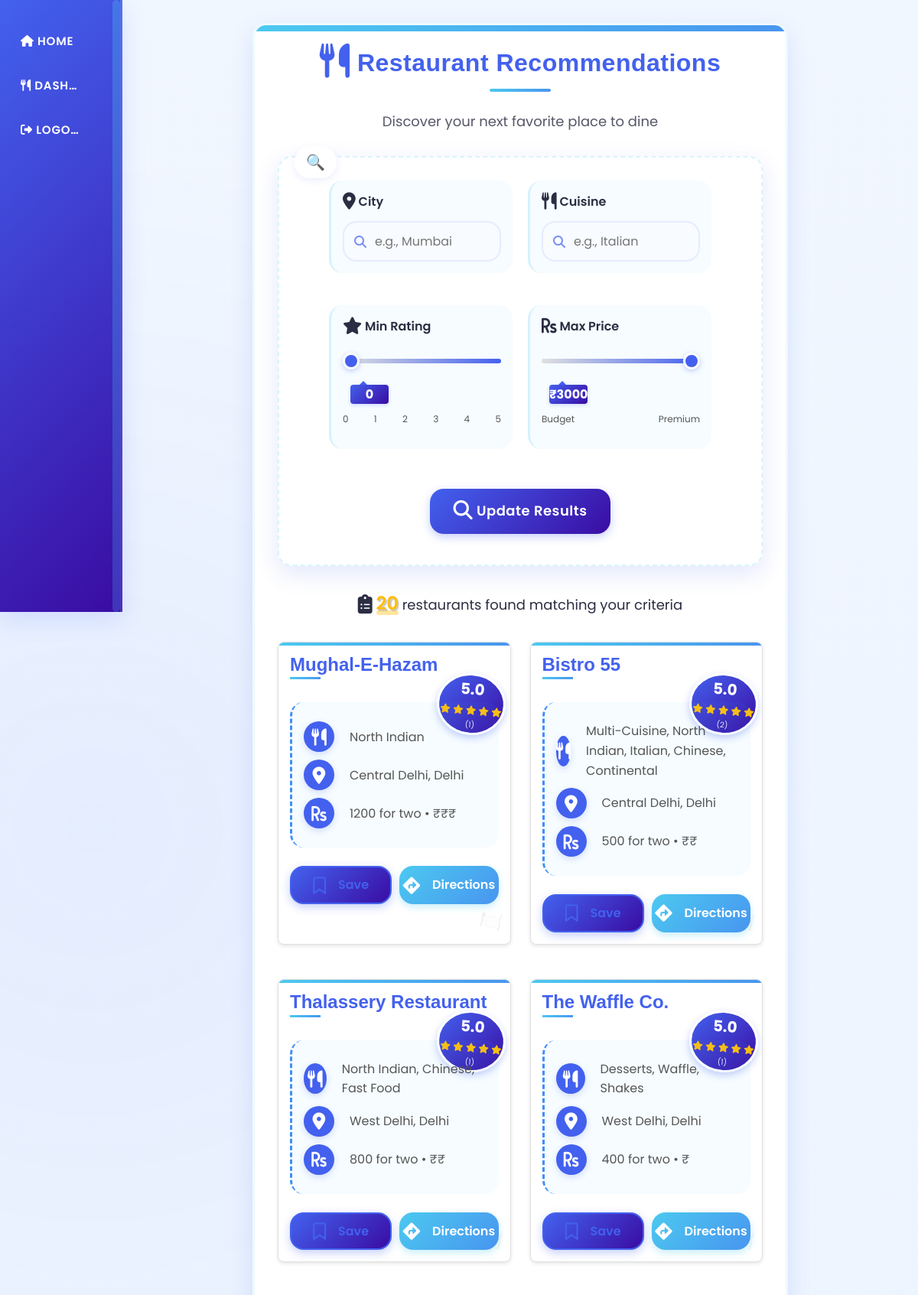
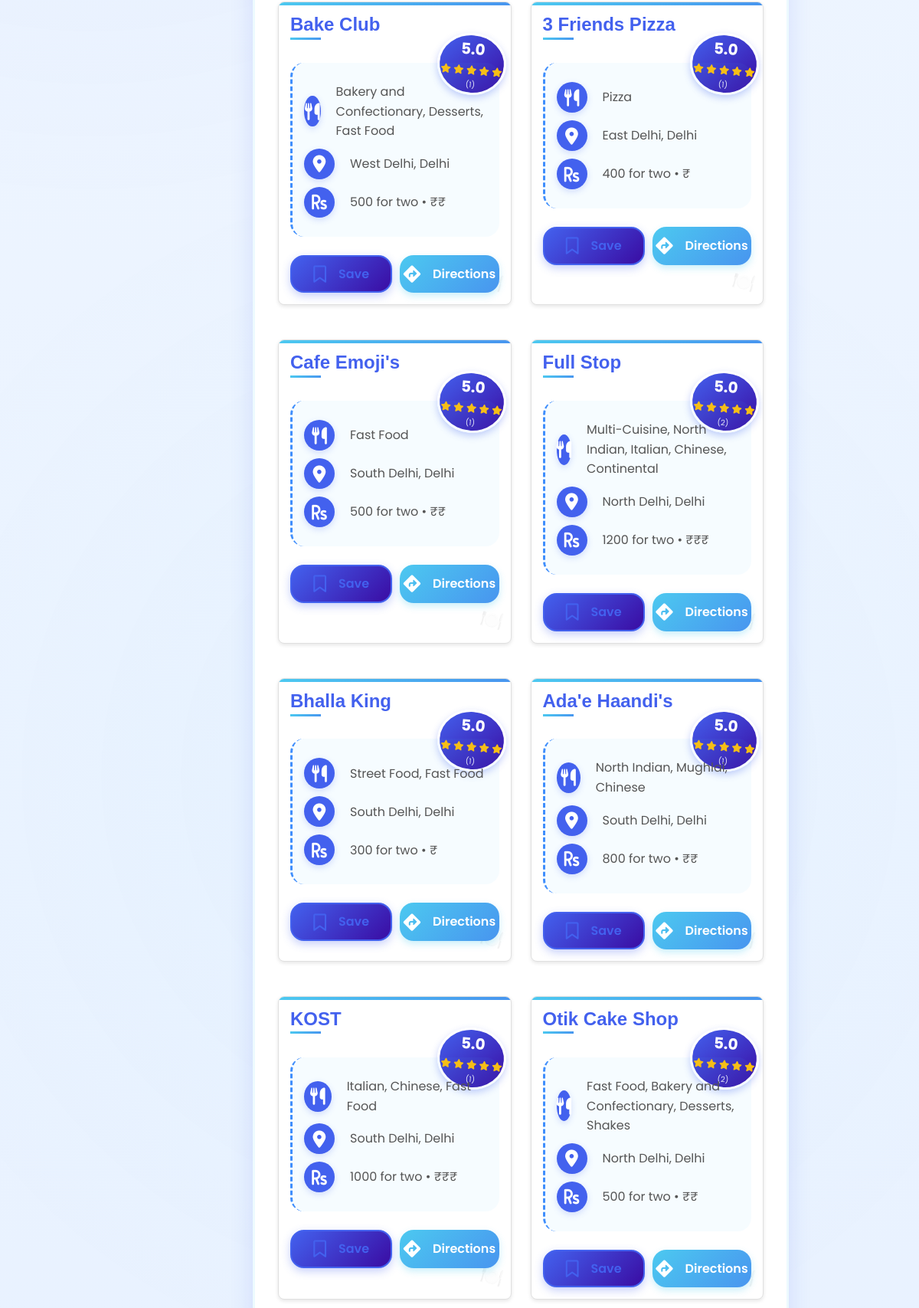
/recommend (signed in, upper part), run on the app's committed database (2 pictures, top to bottom).
### app/models.py (models this page shows)
class Restaurant(db.Model):
    __tablename__ = 'restaurant'
    id = db.Column(db.Integer, primary_key=True)
    name = db.Column(db.String(100), nullable=False)
    location = db.Column(db.String(100))          # General area/neighborhood
    locality = db.Column(db.String(100))          # Specific locality (e.g., "Bandra West")
    city = db.Column(db.String(50), nullable=False)
    cuisine = db.Column(db.String(50), nullable=False)
    rating = db.Column(db.Float)                  # e.g., 4.2
    votes = db.Column(db.Integer)                 # e.g., 1,200 votes
    cost = db.Column(db.Integer)                  # e.g., 500 (average cost for two)
    __table_args__ = {'extend_existing': True, 'sqlite_autoincrement': True}
    def price_range(self):
        if self.cost < 500:
            return "₹"
        elif self.cost < 1000:
            return "₹₹"
        elif self.cost < 1500:
            return "₹₹₹"
        else:
            return "₹₹₹₹"

### app/routes.py (the view, shortened to what this page needs)
@main.route('/recommend')
@login_required
def recommend():
    city = request.args.get('city', '').strip()
    cuisine = request.args.get('cuisine', current_user.preferred_cuisines.split(',')[0] if current_user.preferred_cuisines else '').strip()
    try:
        min_rating = float(request.args.get('min_rating', 0))
    except (ValueError, TypeError):
        min_rating = 0
    try:
        max_cost = int(request.args.get('max_cost', 3000))
    except (ValueError, TypeError):
        max_cost = 3000
    print(f"Filtering - City: '{city}', Cuisine: '{cuisine}', Min Rating: {min_rating}, Max Cost: {max_cost}")
    try:
        popular_cities = db.session.execute(
            text("""
            SELECT DISTINCT city FROM restaurant
            WHERE city IS NOT NULL AND city != ''
            GROUP BY city
            ORDER BY COUNT(*) DESC
            LIMIT 20
            """)
        ).fetchall()
        popular_cities = [c[0] for c in popular_cities if c[0]]
        print(f"Popular cities: {popular_cities}")
    except Exception as e:
        print(f"Error getting cities: {str(e)}")
        popular_cities = []
    try:
        popular_cuisines = db.session.execute(
            text("""
            SELECT DISTINCT cuisine FROM restaurant
            ORDER BY rating DESC
            LIMIT 15
            """)
        ).fetchall()
        popular_cuisines = [c[0] for c in popular_cuisines if c[0]]
        print(f"Popular cuisines: {popular_cuisines}")
    except Exception as e:
        print(f"Error getting cuisines: {str(e)}")
        popular_cuisines = []
    sql_query = """
    SELECT id, name, location, locality, city, cuisine, rating, votes, cost
    FROM restaurant
    WHERE 1=1
    """
    params = {}
    if city:
        sql_query += " AND (city LIKE :city OR location LIKE :city OR locality LIKE :city)"
        params['city'] = f"%{city}%"
    if cuisine:
        sql_query += " AND cuisine LIKE :cuisine"
        params['cuisine'] = f"%{cuisine}%"
    if min_rating > 0:
        sql_query += " AND rating >= :min_rating"
        params['min_rating'] = min_rating
    if max_cost and max_cost > 0:
        sql_query += " AND cost <= :max_cost"
        params['max_cost'] = max_cost
    sql_query += " ORDER BY rating DESC LIMIT 20"
    try:
        result = db.session.execute(text(sql_query), params)
        restaurant_data = result.fetchall()
        restaurants = []
        for row in restaurant_data:
            restaurant = Restaurant()
            restaurant.id = row.id
            restaurant.name = row.name
            restaurant.location = row.location
            restaurant.locality = row.locality
            restaurant.city = row.city
            restaurant.cuisine = row.cuisine
            restaurant.rating = row.rating
            restaurant.votes = row.votes
            restaurant.cost = row.cost
            restaurants.append(restaurant)
        print(f"Found {len(restaurants)} restaurants matching criteria")
    except Exception as e:
        print(f"Error executing query: {str(e)}")
        restaurants = []
    return render_template('recommendations.html', restaurants=restaurants,
                          popular_cuisines=popular_cuisines,
                          popular_cities=popular_cities)

### app/models.py (called while the page is built)
@login_manager.user_loader
def load_user(user_id):
    return User.query.get(int(user_id))

### app/templates/recommendations.html (shortened to what this page needs)
{% extends "base.html" %}
{% block content %}
<div class="container">
  <div class="recommendations-header">
    <h2><i class="fas fa-utensils fa-lg"></i> Restaurant Recommendations</h2>
    <p class="subtitle">Discover your next favorite place to dine</p>
  </div>
  <div class="filters-section">
    <form method="GET" action="{{ url_for('main.recommend') }}" class="animated-form">
      <div class="filter-grid">
        <div class="filter-group" style="--i: 1;">
          <label for="city"><i class="fas fa-map-marker-alt fa-lg"></i> City</label>
          <div class="input-wrapper">
            <input type="text" id="city" name="city" placeholder="e.g., Mumbai" list="city-list" value="{{ request.args.get('city', '') }}">
          </div>
        </div>
        <div class="filter-group" style="--i: 2;">
          <label for="cuisine"><i class="fas fa-utensils fa-lg"></i> Cuisine</label>
          <div class="input-wrapper">
            <input type="text" id="cuisine" name="cuisine" placeholder="e.g., Italian" list="cuisine-list" value="{{ request.args.get('cuisine', '') }}">
          </div>
        </div>
        <div class="filter-group" style="--i: 3;">
          <label for="min_rating"><i class="fas fa-star fa-lg"></i> Min Rating</label>
          <div class="range-slider-container">
            <input type="range" id="min_rating" name="min_rating" min="0" max="5" step="0.5" value="{{ request.args.get('min_rating', '0') }}" class="range-slider">
            <span class="range-value" id="min_rating_value">{{ request.args.get('min_rating', '0') }}</span>
            <div class="range-labels">
              <span>0</span>
              <span>1</span>
              <span>2</span>
              <span>3</span>
              <span>4</span>
              <span>5</span>
            </div>
          </div>
        </div>
        <div class="filter-group" style="--i: 4;">
          <label for="max_cost"><i class="fas fa-rupee-sign fa-lg"></i> Max Price</label>
          <div class="range-slider-container">
            <input type="range" id="max_cost" name="max_cost" min="0" max="3000" step="100" value="{{ request.args.get('max_cost', '3000') }}" class="range-slider">
            <span class="range-value" id="max_cost_value">{{ request.args.get('max_cost', '3000') }}</span>
            <div class="price-labels">
              <span>Budget</span>
              <span>Premium</span>
            </div>
          </div>
        </div>
      </div>
      <button type="submit" class="search-btn"><i class="fas fa-search fa-lg"></i> Update Results</button>
    </form>
  </div>
  <div id="list-view">
    {% if restaurants %}
      <div class="results-count">
        <p><i class="fas fa-clipboard-list fa-lg"></i> <span class="highlight">{{ restaurants|length }}</span> restaurants found matching your criteria</p>
      </div>
      <div class="restaurant-grid">
        {% for r in restaurants %}
          <div class="restaurant-card" style="--i: {{ loop.index }};"
            data-id="{{ r.id }}"
            data-name="{{ r.name }}"
            data-rating="{{ r.rating }}"
            data-locality="{{ r.locality }}"
            data-city="{{ r.city }}"
            data-cuisines="{{ r.cuisine }}">
            <div class="restaurant-card-header">
              <h3>{{ r.name }}</h3>
              <div class="restaurant-rating">
                <span class="rating-value">{{ r.rating }}</span>
                <div class="rating-stars">
                  {% for i in range(1, 6) %}
                    {% if i <= r.rating|int %}
                      <i class="fas fa-star"></i>
                    {% elif i - 0.5 <= r.rating %}
                      <i class="fas fa-star-half-alt"></i>
                    {% else %}
                      <i class="far fa-star"></i>
                    {% endif %}
                  {% endfor %}
                </div>
                <span class="votes">({{ r.votes }})</span>
              </div>
            </div>
            <div class="restaurant-details">
              <p class="restaurant-cuisines">
                <i class="fas fa-utensils fa-lg"></i> {{ r.cuisine }}
              </p>
              <p class="restaurant-location">
                <i class="fas fa-map-marker-alt fa-lg"></i> {{ r.locality }}, {{ r.city }}
              </p>
              <p class="restaurant-cost">
                <i class="fas fa-rupee-sign fa-lg"></i> {{ r.cost }} for two • {{ r.price_range() }}
              </p>
            </div>
            <div class="card-actions">
              <button class="btn-action save-btn" data-restaurant-id="{{ r.id }}">
                <i class="far fa-bookmark fa-lg"></i> Save
              </button>
              <button class="btn-action directions-btn"
                data-name="{{ r.name }}"
                data-locality="{{ r.locality }}"
                data-city="{{ r.city }}">
                <i class="fas fa-directions fa-lg"></i> Directions
              </button>
            </div>
          </div>
        {% endfor %}
      </div>
    {% endif %}
  </div>
</div>
{% endblock %}

### app/templates/base.html (style rules this page uses)
.restaurant-card { border: 1px solid #e0e0e0; border-radius: 8px; padding: 15px; margin-bottom: 20px; box-shadow: 0 2px 5px rgba(0, 0, 0, 0.1); transition: transform 0.3s ease; }

### data on the page
Restaurant: name "Mughal-E-Hazam", rating "5.0", votes "1", cuisine "North Indian", locality "Central Delhi", city "Delhi", cost "1200", price_range "₹₹₹"
Restaurant: name "Bistro 55", rating "5.0", votes "2", cuisine "Multi-Cuisine, North Indian, Italian, Chinese, Continental", locality "Central Delhi", city "Delhi", cost "500", price_range "₹₹"
Restaurant: name "Thalassery Restaurant", rating "5.0", votes "1", cuisine "North Indian, Chinese, Fast Food", locality "West Delhi", city "Delhi", cost "800", price_range "₹₹"
Restaurant: name "The Waffle Co.", rating "5.0", votes "1", cuisine "Desserts, Waffle, Shakes", locality "West Delhi", city "Delhi", cost "400", price_range "₹"
Restaurant: name "Bake Club", rating "5.0", votes "1", cuisine "Bakery and Confectionary, Desserts, Fast Food", locality "West Delhi", city "Delhi", cost "500", price_range "₹₹"
Restaurant: name "3 Friends Pizza", rating "5.0", votes "1", cuisine "Pizza", locality "East Delhi", city "Delhi", cost "400", price_range "₹"
Restaurant: name "Cafe Emoji's", rating "5.0", votes "1", cuisine "Fast Food", locality "South Delhi", city "Delhi", cost "500", price_range "₹₹"
Restaurant: name "Full Stop", rating "5.0", votes "2", cuisine "Multi-Cuisine, North Indian, Italian, Chinese, Continental", locality "North Delhi", city "Delhi", cost "1200", price_range "₹₹₹"
Restaurant: name "Bhalla King", rating "5.0", votes "1", cuisine "Street Food, Fast Food", locality "South Delhi", city "Delhi", cost "300", price_range "₹"
Restaurant: name "Ada'e Haandi's", rating "5.0", votes "1", cuisine "North Indian, Mughlai, Chinese", locality "South Delhi", city "Delhi", cost "800", price_range "₹₹"
Restaurant: name "KOST", rating "5.0", votes "1", cuisine "Italian, Chinese, Fast Food", locality "South Delhi", city "Delhi", cost "1000", price_range "₹₹₹"
Restaurant: name "Otik Cake Shop", rating "5.0", votes "2", cuisine "Fast Food, Bakery and Confectionary, Desserts, Shakes", locality "North Delhi", city "Delhi", cost "500", price_range "₹₹"

### other printed values
{{ request.args.get('min_rating', '0') }} "0"
{{ request.args.get('max_cost', '3000') }} "₹3000"
{{ restaurants|length }} "20"
